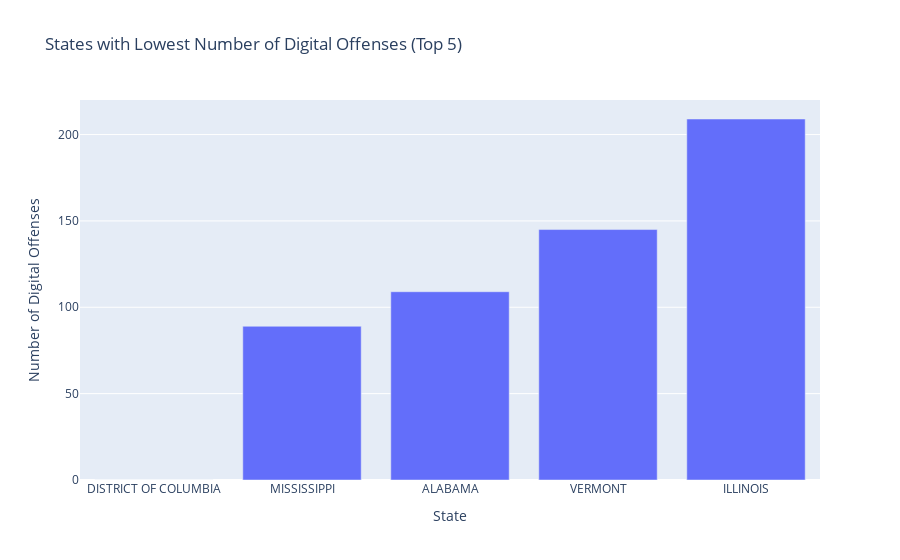

The code cell stored with this chart in its notebook:
### Markdown cell above
### Task d
Which provinces have state agencies with lowest number of digital offenses registered (Credit Card/Automated Teller Machine Fraud, Wire Fraud)

### Code cell
states = ['ALABAMA', 'ARIZONA', 'ARKANSAS', 'COLORADO', 'CONNECTICUT',
       'DELAWARE', 'DISTRICT OF COLUMBIA', 'IDAHO', 'ILLINOIS', 'IOWA',
       'KANSAS', 'KENTUCKY', 'MAINE', 'MASSACHUSETTS', 'MICHIGAN',
       'MISSISSIPPI', 'MISSOURI', 'MONTANA', 'NEBRASKA', 'NEW HAMPSHIRE',
       'NORTH DAKOTA', 'OHIO', 'OKLAHOMA', 'OREGON', 'RHODE ISLAND',
       'SOUTH CAROLINA', 'SOUTH DAKOTA', 'TENNESSEE', 'TEXAS', 'UTAH',
       'VERMONT', 'VIRGINIA', 'WASHINGTON', 'WEST VIRGINIA', 'WISCONSIN']
df_states = df[df['State'].isin(states)]
digital_offenses = ['Credit Card/ Automated Teller Machine Fraud', 'Wire Fraud']
df_states['Digital Offence'] = df_states[digital_offenses].sum(axis=1)
# Group by state and sum the digital offences
df_states_digital_offense = df_states.groupby('State')['Digital Offence'].sum().reset_index().sort_values(by='Digital Offence', ascending=True).head(5)

fig = px.bar(df_states_digital_offense, x='State', y='Digital Offence',
             title='States with Lowest Number of Digital Offenses (Top 5)',
             labels={'Digital Offence': 'Number of Digital Offenses'})
fig.show()

### Figure 1 — Plotly figure (JSON) as saved in the notebook; plotly's stock layout.template omitted (floating-point values rounded to 4 significant figures)
{"data": [{"hovertemplate": "State=%{x}<br>Number of Digital Offenses=%{y}<extra></extra>", "legendgroup": "", "marker": {"color": "#636efa", "pattern": {"shape": ""}}, "name": "", "orientation": "v", "showlegend": false, "textposition": "auto", "type": "bar", "x": ["DISTRICT OF COLUMBIA", "MISSISSIPPI", "ALABAMA", "VERMONT", "ILLINOIS"], "xaxis": "x", "y": [0.0, 89.0, 109.0, 145.0, 209.0], "yaxis": "y"}], "layout": {"barmode": "relative", "legend": {"tracegroupgap": 0}, "title": {"text": "States with Lowest Number of Digital Offenses (Top 5)"}, "xaxis": {"anchor": "y", "domain": [0, 1], "title": {"text": "State"}}, "yaxis": {"anchor": "x", "domain": [0, 1], "title": {"text": "Number of Digital Offenses"}}}}
